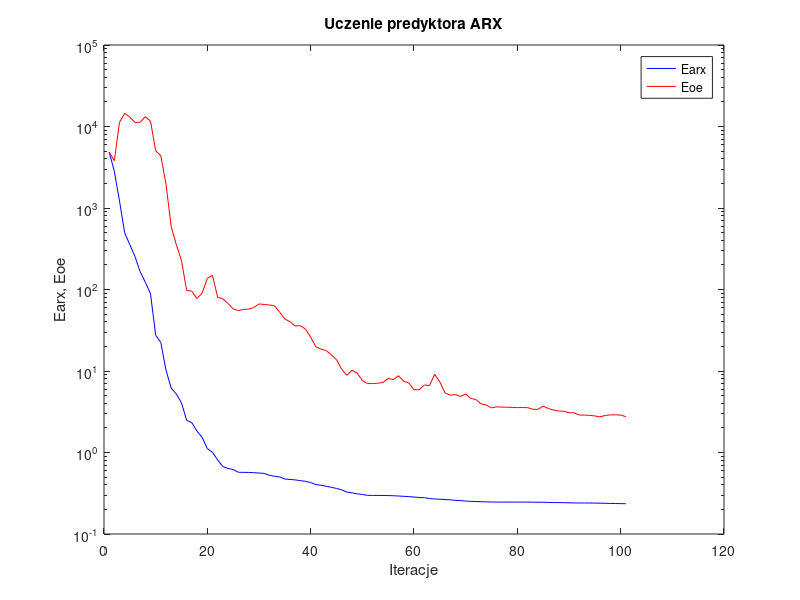
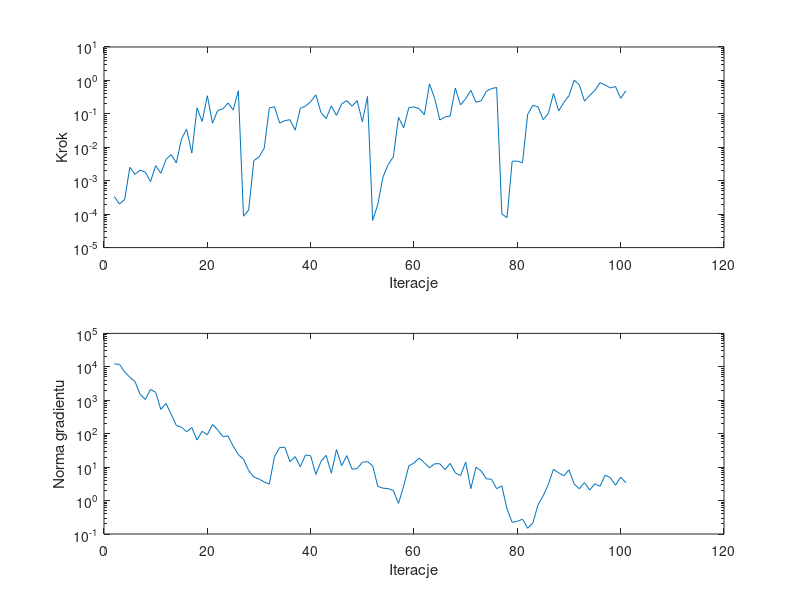

The MATLAB source for these figures, in order:
%uczenie predyktora arx
clear all;
n=0; farx(n+1)=4.872765e+003; foe(n+1)=4.846389e+003; wspucz(n+1)=0.000000e+000; ng(n+1)=0.000000e+000;
%odnowa zmiennej metryki
n=1; farx(n+1)=2.812761e+003; foe(n+1)=3.798252e+003; krok(n+1)=3.369218e-004; ng(n+1)=1.227930e+004;
n=2; farx(n+1)=1.218826e+003; foe(n+1)=1.126511e+004; krok(n+1)=1.997041e-004; ng(n+1)=1.180317e+004;
n=3; farx(n+1)=4.964389e+002; foe(n+1)=1.448033e+004; krok(n+1)=2.770473e-004; ng(n+1)=7.072420e+003;
n=4; farx(n+1)=3.541389e+002; foe(n+1)=1.307860e+004; krok(n+1)=2.513970e-003; ng(n+1)=4.885882e+003;
n=5; farx(n+1)=2.534782e+002; foe(n+1)=1.119569e+004; krok(n+1)=1.561071e-003; ng(n+1)=3.622899e+003;
n=6; farx(n+1)=1.652936e+002; foe(n+1)=1.129060e+004; krok(n+1)=2.090702e-003; ng(n+1)=1.496296e+003;
n=7; farx(n+1)=1.226726e+002; foe(n+1)=1.318638e+004; krok(n+1)=1.812955e-003; ng(n+1)=1.056480e+003;
n=8; farx(n+1)=8.872149e+001; foe(n+1)=1.163144e+004; krok(n+1)=9.382450e-004; ng(n+1)=2.112573e+003;
n=9; farx(n+1)=2.751075e+001; foe(n+1)=5.043443e+003; krok(n+1)=2.827499e-003; ng(n+1)=1.722009e+003;
n=10; farx(n+1)=2.233717e+001; foe(n+1)=4.374133e+003; krok(n+1)=1.667309e-003; ng(n+1)=5.328122e+002;
n=11; farx(n+1)=1.025196e+001; foe(n+1)=1.957912e+003; krok(n+1)=4.312903e-003; ng(n+1)=8.015271e+002;
n=12; farx(n+1)=6.176449e+000; foe(n+1)=5.939877e+002; krok(n+1)=6.047937e-003; ng(n+1)=3.835657e+002;
n=13; farx(n+1)=5.214352e+000; foe(n+1)=3.535780e+002; krok(n+1)=3.411474e-003; ng(n+1)=1.758080e+002;
n=14; farx(n+1)=4.054869e+000; foe(n+1)=2.261702e+002; krok(n+1)=1.776017e-002; ng(n+1)=1.561682e+002;
n=15; farx(n+1)=2.484151e+000; foe(n+1)=9.735089e+001; krok(n+1)=3.482091e-002; ng(n+1)=1.142091e+002;
n=16; farx(n+1)=2.322010e+000; foe(n+1)=9.548365e+001; krok(n+1)=6.700076e-003; ng(n+1)=1.522308e+002;
n=17; farx(n+1)=1.828172e+000; foe(n+1)=7.744091e+001; krok(n+1)=1.495694e-001; ng(n+1)=6.478145e+001;
n=18; farx(n+1)=1.533445e+000; foe(n+1)=9.064433e+001; krok(n+1)=5.908701e-002; ng(n+1)=1.175623e+002;
n=19; farx(n+1)=1.114563e+000; foe(n+1)=1.370104e+002; krok(n+1)=3.477470e-001; ng(n+1)=9.286751e+001;
n=20; farx(n+1)=1.005119e+000; foe(n+1)=1.492196e+002; krok(n+1)=5.213103e-002; ng(n+1)=1.883903e+002;
n=21; farx(n+1)=8.094414e-001; foe(n+1)=8.013316e+001; krok(n+1)=1.269153e-001; ng(n+1)=1.306050e+002;
n=22; farx(n+1)=6.736828e-001; foe(n+1)=7.692400e+001; krok(n+1)=1.400181e-001; ng(n+1)=8.227628e+001;
n=23; farx(n+1)=6.371453e-001; foe(n+1)=6.732559e+001; krok(n+1)=2.114117e-001; ng(n+1)=8.571624e+001;
n=24; farx(n+1)=6.170785e-001; foe(n+1)=5.782410e+001; krok(n+1)=1.295863e-001; ng(n+1)=4.265199e+001;
n=25; farx(n+1)=5.720607e-001; foe(n+1)=5.517516e+001; krok(n+1)=4.915350e-001; ng(n+1)=2.361760e+001;
%odnowa zmiennej metryki
n=26; farx(n+1)=5.704018e-001; foe(n+1)=5.696283e+001; krok(n+1)=8.669030e-005; ng(n+1)=1.734012e+001;
n=27; farx(n+1)=5.699193e-001; foe(n+1)=5.746575e+001; krok(n+1)=1.333319e-004; ng(n+1)=7.889510e+000;
n=28; farx(n+1)=5.650973e-001; foe(n+1)=6.018598e+001; krok(n+1)=4.014511e-003; ng(n+1)=5.064741e+000;
n=29; farx(n+1)=5.598798e-001; foe(n+1)=6.648571e+001; krok(n+1)=5.137451e-003; ng(n+1)=4.394935e+000;
n=30; farx(n+1)=5.536888e-001; foe(n+1)=6.549935e+001; krok(n+1)=9.231023e-003; ng(n+1)=3.623329e+000;
n=31; farx(n+1)=5.258174e-001; foe(n+1)=6.470749e+001; krok(n+1)=1.506743e-001; ng(n+1)=3.107820e+000;
n=32; farx(n+1)=5.114744e-001; foe(n+1)=6.299351e+001; krok(n+1)=1.619492e-001; ng(n+1)=2.047457e+001;
n=33; farx(n+1)=5.015034e-001; foe(n+1)=5.258681e+001; krok(n+1)=5.286105e-002; ng(n+1)=3.893428e+001;
n=34; farx(n+1)=4.724128e-001; foe(n+1)=4.350968e+001; krok(n+1)=6.269998e-002; ng(n+1)=3.925663e+001;
n=35; farx(n+1)=4.668394e-001; foe(n+1)=4.025555e+001; krok(n+1)=6.690246e-002; ng(n+1)=1.455515e+001;
n=36; farx(n+1)=4.612663e-001; foe(n+1)=3.563339e+001; krok(n+1)=3.230410e-002; ng(n+1)=2.062305e+001;
n=37; farx(n+1)=4.518381e-001; foe(n+1)=3.601440e+001; krok(n+1)=1.465272e-001; ng(n+1)=1.022402e+001;
n=38; farx(n+1)=4.434203e-001; foe(n+1)=3.259469e+001; krok(n+1)=1.701816e-001; ng(n+1)=2.313850e+001;
n=39; farx(n+1)=4.281364e-001; foe(n+1)=2.605255e+001; krok(n+1)=2.301315e-001; ng(n+1)=2.186269e+001;
n=40; farx(n+1)=4.041442e-001; foe(n+1)=1.984485e+001; krok(n+1)=3.711420e-001; ng(n+1)=6.054173e+000;
n=41; farx(n+1)=3.969700e-001; foe(n+1)=1.856381e+001; krok(n+1)=1.096481e-001; ng(n+1)=1.485718e+001;
n=42; farx(n+1)=3.849370e-001; foe(n+1)=1.781482e+001; krok(n+1)=7.301859e-002; ng(n+1)=2.262205e+001;
n=43; farx(n+1)=3.740229e-001; foe(n+1)=1.578190e+001; krok(n+1)=1.732520e-001; ng(n+1)=6.588719e+000;
n=44; farx(n+1)=3.624350e-001; foe(n+1)=1.377231e+001; krok(n+1)=8.973423e-002; ng(n+1)=3.359146e+001;
n=45; farx(n+1)=3.482764e-001; foe(n+1)=1.049976e+001; krok(n+1)=1.981558e-001; ng(n+1)=1.105055e+001;
n=46; farx(n+1)=3.271798e-001; foe(n+1)=8.857496e+000; krok(n+1)=2.496347e-001; ng(n+1)=2.214296e+001;
n=47; farx(n+1)=3.200634e-001; foe(n+1)=1.018903e+001; krok(n+1)=1.686145e-001; ng(n+1)=8.675045e+000;
n=48; farx(n+1)=3.108346e-001; foe(n+1)=9.429363e+000; krok(n+1)=2.498965e-001; ng(n+1)=9.030134e+000;
n=49; farx(n+1)=3.056860e-001; foe(n+1)=7.643843e+000; krok(n+1)=5.801457e-002; ng(n+1)=1.403406e+001;
n=50; farx(n+1)=2.979634e-001; foe(n+1)=7.017157e+000; krok(n+1)=3.310405e-001; ng(n+1)=1.457973e+001;
%odnowa zmiennej metryki
n=51; farx(n+1)=2.974322e-001; foe(n+1)=7.016563e+000; krok(n+1)=6.503398e-005; ng(n+1)=1.096973e+001;
n=52; farx(n+1)=2.973575e-001; foe(n+1)=7.086401e+000; krok(n+1)=1.963632e-004; ng(n+1)=2.637173e+000;
n=53; farx(n+1)=2.969498e-001; foe(n+1)=7.219831e+000; krok(n+1)=1.303603e-003; ng(n+1)=2.345594e+000;
n=54; farx(n+1)=2.961011e-001; foe(n+1)=8.120119e+000; krok(n+1)=3.032635e-003; ng(n+1)=2.284243e+000;
n=55; farx(n+1)=2.950095e-001; foe(n+1)=7.840971e+000; krok(n+1)=5.219470e-003; ng(n+1)=1.988599e+000;
n=56; farx(n+1)=2.925595e-001; foe(n+1)=8.751094e+000; krok(n+1)=7.863442e-002; ng(n+1)=8.187902e-001;
n=57; farx(n+1)=2.899366e-001; foe(n+1)=7.476537e+000; krok(n+1)=3.826493e-002; ng(n+1)=2.723669e+000;
n=58; farx(n+1)=2.875869e-001; foe(n+1)=7.151470e+000; krok(n+1)=1.540084e-001; ng(n+1)=1.088772e+001;
n=59; farx(n+1)=2.841431e-001; foe(n+1)=5.887581e+000; krok(n+1)=1.611570e-001; ng(n+1)=1.336529e+001;
n=60; farx(n+1)=2.807692e-001; foe(n+1)=5.879427e+000; krok(n+1)=1.428513e-001; ng(n+1)=1.859394e+001;
n=61; farx(n+1)=2.792379e-001; foe(n+1)=6.734117e+000; krok(n+1)=9.373676e-002; ng(n+1)=1.349851e+001;
n=62; farx(n+1)=2.724905e-001; foe(n+1)=6.636233e+000; krok(n+1)=7.847380e-001; ng(n+1)=9.566665e+000;
n=63; farx(n+1)=2.687901e-001; foe(n+1)=9.121545e+000; krok(n+1)=2.893371e-001; ng(n+1)=1.264402e+001;
n=64; farx(n+1)=2.671237e-001; foe(n+1)=7.346578e+000; krok(n+1)=6.561970e-002; ng(n+1)=1.261669e+001;
n=65; farx(n+1)=2.647042e-001; foe(n+1)=5.377117e+000; krok(n+1)=8.097460e-002; ng(n+1)=8.401929e+000;
n=66; farx(n+1)=2.626201e-001; foe(n+1)=5.050130e+000; krok(n+1)=8.589342e-002; ng(n+1)=1.297044e+001;
n=67; farx(n+1)=2.586270e-001; foe(n+1)=5.141680e+000; krok(n+1)=5.899217e-001; ng(n+1)=6.696256e+000;
n=68; farx(n+1)=2.573356e-001; foe(n+1)=4.875309e+000; krok(n+1)=1.845727e-001; ng(n+1)=5.581402e+000;
n=69; farx(n+1)=2.538042e-001; foe(n+1)=5.234835e+000; krok(n+1)=2.836964e-001; ng(n+1)=1.416288e+001;
n=70; farx(n+1)=2.515606e-001; foe(n+1)=4.606604e+000; krok(n+1)=5.076342e-001; ng(n+1)=2.271048e+000;
n=71; farx(n+1)=2.500457e-001; foe(n+1)=4.465467e+000; krok(n+1)=2.224108e-001; ng(n+1)=9.930678e+000;
n=72; farx(n+1)=2.489901e-001; foe(n+1)=3.943713e+000; krok(n+1)=2.464282e-001; ng(n+1)=7.711387e+000;
n=73; farx(n+1)=2.478875e-001; foe(n+1)=3.819193e+000; krok(n+1)=4.735540e-001; ng(n+1)=4.486181e+000;
n=74; farx(n+1)=2.469332e-001; foe(n+1)=3.526864e+000; krok(n+1)=5.690454e-001; ng(n+1)=4.328932e+000;
n=75; farx(n+1)=2.464658e-001; foe(n+1)=3.632670e+000; krok(n+1)=6.163806e-001; ng(n+1)=2.269719e+000;
%odnowa zmiennej metryki
n=76; farx(n+1)=2.464265e-001; foe(n+1)=3.601209e+000; krok(n+1)=1.019782e-004; ng(n+1)=2.747678e+000;
n=77; farx(n+1)=2.464250e-001; foe(n+1)=3.596679e+000; krok(n+1)=7.844920e-005; ng(n+1)=5.600580e-001;
n=78; farx(n+1)=2.464167e-001; foe(n+1)=3.573174e+000; krok(n+1)=3.835857e-003; ng(n+1)=2.238500e-001;
n=79; farx(n+1)=2.464033e-001; foe(n+1)=3.557309e+000; krok(n+1)=3.855507e-003; ng(n+1)=2.392854e-001;
n=80; farx(n+1)=2.463892e-001; foe(n+1)=3.564059e+000; krok(n+1)=3.452691e-003; ng(n+1)=2.775708e-001;
n=81; farx(n+1)=2.462945e-001; foe(n+1)=3.549632e+000; krok(n+1)=9.716385e-002; ng(n+1)=1.485646e-001;
n=82; farx(n+1)=2.459633e-001; foe(n+1)=3.390297e+000; krok(n+1)=1.794664e-001; ng(n+1)=2.131827e-001;
n=83; farx(n+1)=2.454703e-001; foe(n+1)=3.387545e+000; krok(n+1)=1.630613e-001; ng(n+1)=7.433746e-001;
n=84; farx(n+1)=2.450093e-001; foe(n+1)=3.709903e+000; krok(n+1)=6.690246e-002; ng(n+1)=1.381492e+000;
n=85; farx(n+1)=2.441815e-001; foe(n+1)=3.465269e+000; krok(n+1)=1.027628e-001; ng(n+1)=3.053121e+000;
n=86; farx(n+1)=2.433651e-001; foe(n+1)=3.317743e+000; krok(n+1)=4.079802e-001; ng(n+1)=8.651448e+000;
n=87; farx(n+1)=2.427377e-001; foe(n+1)=3.224446e+000; krok(n+1)=1.221144e-001; ng(n+1)=6.741767e+000;
n=88; farx(n+1)=2.424152e-001; foe(n+1)=3.206759e+000; krok(n+1)=2.193298e-001; ng(n+1)=5.496432e+000;
n=89; farx(n+1)=2.414249e-001; foe(n+1)=3.074086e+000; krok(n+1)=3.505976e-001; ng(n+1)=8.264166e+000;
n=90; farx(n+1)=2.406576e-001; foe(n+1)=3.067162e+000; krok(n+1)=1.015323e+000; ng(n+1)=3.130188e+000;
n=91; farx(n+1)=2.402173e-001; foe(n+1)=2.882843e+000; krok(n+1)=7.382907e-001; ng(n+1)=2.252001e+000;
n=92; farx(n+1)=2.400828e-001; foe(n+1)=2.876964e+000; krok(n+1)=2.393567e-001; ng(n+1)=3.450164e+000;
n=93; farx(n+1)=2.398547e-001; foe(n+1)=2.854255e+000; krok(n+1)=3.550835e-001; ng(n+1)=2.062941e+000;
n=94; farx(n+1)=2.395402e-001; foe(n+1)=2.809427e+000; krok(n+1)=5.005775e-001; ng(n+1)=3.183413e+000;
n=95; farx(n+1)=2.388649e-001; foe(n+1)=2.731589e+000; krok(n+1)=8.559000e-001; ng(n+1)=2.668066e+000;
n=96; farx(n+1)=2.380921e-001; foe(n+1)=2.848530e+000; krok(n+1)=7.289469e-001; ng(n+1)=5.743480e+000;
n=97; farx(n+1)=2.372244e-001; foe(n+1)=2.892835e+000; krok(n+1)=5.970321e-001; ng(n+1)=4.850135e+000;
n=98; farx(n+1)=2.364576e-001; foe(n+1)=2.900656e+000; krok(n+1)=6.564205e-001; ng(n+1)=2.861681e+000;
n=99; farx(n+1)=2.359819e-001; foe(n+1)=2.880517e+000; krok(n+1)=2.910883e-001; ng(n+1)=5.037911e+000;
n=100; farx(n+1)=2.355291e-001; foe(n+1)=2.754653e+000; krok(n+1)=4.884576e-001; ng(n+1)=3.430847e+000;

figure; semilogy(farx,'b'); hold on; semilogy(foe,'r'); xlabel('Iteracje'); ylabel('Earx, Eoe'); legend('Earx','Eoe'); title('Uczenie predyktora ARX');
figure; subplot(2,1,1); semilogy(krok); xlabel('Iteracje'); ylabel('Krok');
subplot(2,1,2); semilogy(ng); xlabel('Iteracje'); ylabel('Norma gradientu');
Earx=farx(n+1)
Eoe=foe(n+1)
